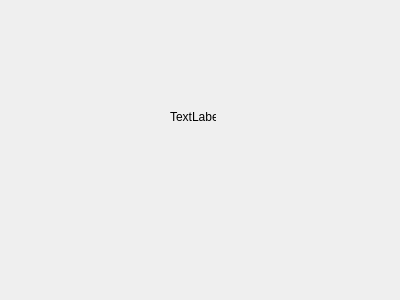
<?xml version="1.0" encoding="UTF-8"?>
<ui version="4.0">
 <class>Widget</class>
 <widget class="QWidget" name="Widget">
  <property name="geometry">
   <rect>
    <x>0</x>
    <y>0</y>
    <width>400</width>
    <height>300</height>
   </rect>
  </property>
  <property name="windowTitle">
   <string>Widget</string>
  </property>
  <widget class="QLabel" name="label">
   <property name="geometry">
    <rect>
     <x>170</x>
     <y>110</y>
     <width>46</width>
     <height>13</height>
    </rect>
   </property>
   <property name="text">
    <string>TextLabel</string>
   </property>
  </widget>
 </widget>
 <resources/>
 <connections/>
</ui>
